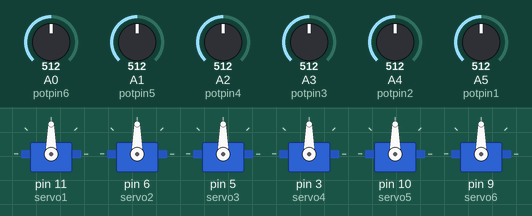
A sketch run on a simulated Arduino Uno, built with avr-gcc and run on an emulated ATmega328P. On the bench: 6 × servo. The test bench sets the inputs (shaded band); at power-on: A0 (potpin6) = 512, A1 (potpin5) = 512, A2 (potpin4) = 512, A3 (potpin3) = 512, A4 (potpin2) = 512, A5 (potpin1) = 512.

Above: at 1.2 s.
1.3 s: A0 (potpin6) set to 716
At 1.9 s:
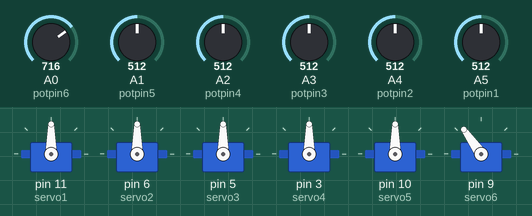
2.8 s: A1 (potpin5) set to 716
At 3.9 s:
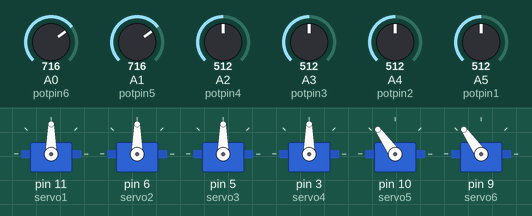
4.3 s: A2 (potpin4) set to 716
At 5.3 s:
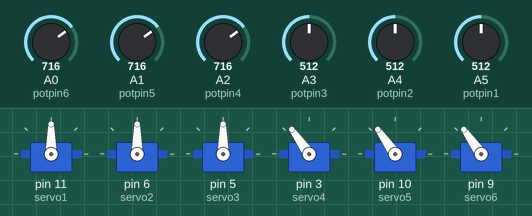
5.8 s: A3 (potpin3) set to 716
At 6.7 s:
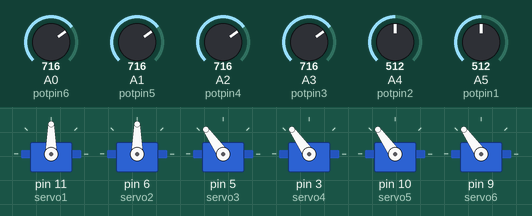
7.3 s: A4 (potpin2) set to 716
At 8.5 s:
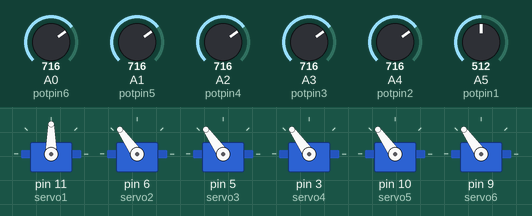
8.8 s: A5 (potpin1) set to 716
At 10.1 s:
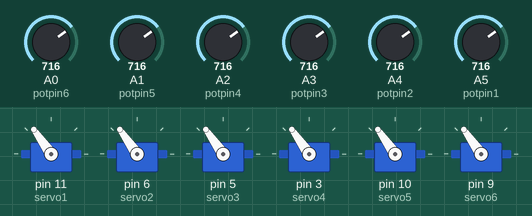
Timing chart, 0 to 11.3 s (numbered marks = the images above; inputs shaded):
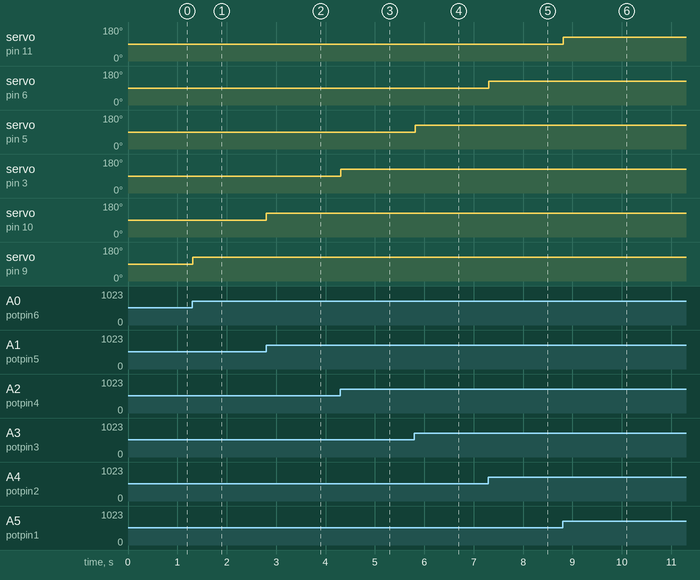

Measured:
- after the input at 1.3 s, servo on pin 9 (servo6): 90° → 125° at once
- after the input at 2.8 s, servo on pin 10 (servo5): 90° → 125° at once
- after the input at 4.3 s, servo on pin 3 (servo4): 90° → 125° at once
- after the input at 5.8 s, servo on pin 5 (servo3): 90° → 125° at once
- after the input at 7.3 s, servo on pin 6 (servo2): 90° → 125° at once
- after the input at 8.8 s, servo on pin 11 (servo1): 90° → 125° at once

The sketch:

servo-motor.ino
```cpp
#include <Servo.h>

Servo servo1;  // create servo object to control a servo
Servo servo2;
Servo servo3;
Servo servo4;
Servo servo5;
Servo servo6;

int potpin1 = A5;
int potpin2 = A4;
int potpin3 = A3;
int potpin4 = A2;
int potpin5 = A1;
int potpin6 = A0;

int val1, val2, val3, val4, val5, val6;    // variables to read the values from the analog pins

void setup() {
  servo1.attach(11);
  servo2.attach(6);
  servo3.attach(5);
  servo4.attach(3);
  servo5.attach(10);
  servo6.attach(9);
}


  void loop() {
   val1 = analogRead(potpin1);
   val1 = map(val1, 0, 1023, 0, 180);
   servo1.write(val1);

   val2 = analogRead(potpin2);
   val2 = map(val2, 0, 1023, 0, 180);
   servo2.write(val2);

   val3 = analogRead(potpin3);
   val3 = map(val3, 0, 1023, 0, 180);
   servo3.write(val3);

   val4 = analogRead(potpin4);
   val4 = map(val4, 0, 1023, 0, 180);
   servo4.write(val4);

   val5 = analogRead(potpin5);
   val5 = map(val5, 0, 1023, 0, 180);
   servo5.write(val5);

   val6 = analogRead(potpin6);
   val6 = map(val6, 0, 1023, 0, 180);
   servo6.write(val6);

    delay(15);
}
```
